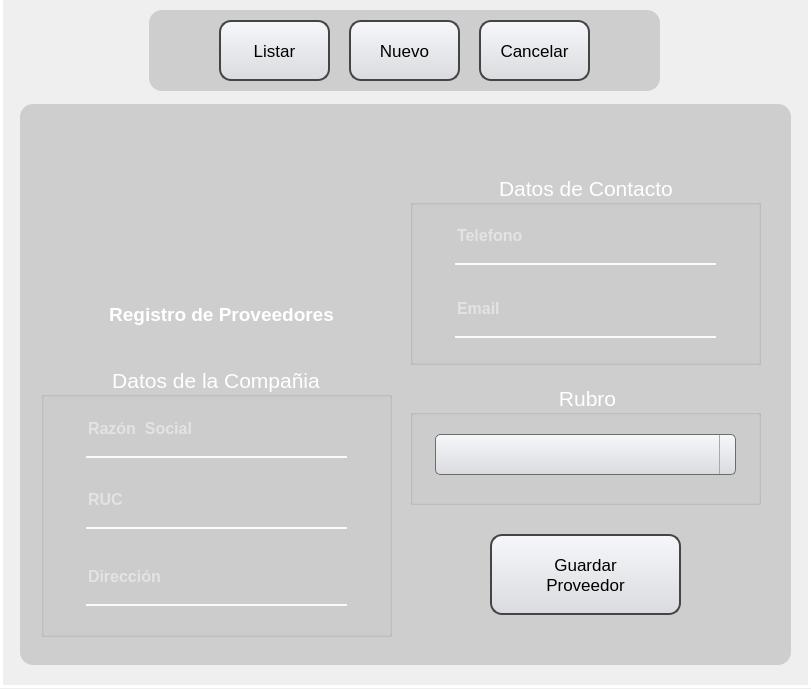
<?xml version="1.0" encoding="UTF-8"?>
<ui version="4.0">
 <class>MainWindow</class>
 <widget class="QMainWindow" name="MainWindow">
  <property name="geometry">
   <rect>
    <x>0</x>
    <y>0</y>
    <width>811</width>
    <height>689</height>
   </rect>
  </property>
  <property name="minimumSize">
   <size>
    <width>811</width>
    <height>689</height>
   </size>
  </property>
  <property name="maximumSize">
   <size>
    <width>811</width>
    <height>689</height>
   </size>
  </property>
  <property name="windowTitle">
   <string>MainWindow</string>
  </property>
  <widget class="QWidget" name="centralwidget">
   <widget class="QLabel" name="label">
    <property name="geometry">
     <rect>
      <x>0</x>
      <y>-3</y>
      <width>821</width>
      <height>691</height>
     </rect>
    </property>
    <property name="text">
     <string/>
    </property>
    <property name="pixmap">
     <pixmap>../IMG/fondo.png</pixmap>
    </property>
    <property name="scaledContents">
     <bool>true</bool>
    </property>
   </widget>
   <widget class="QLabel" name="label_3">
    <property name="enabled">
     <bool>false</bool>
    </property>
    <property name="geometry">
     <rect>
      <x>0</x>
      <y>-3</y>
      <width>811</width>
      <height>691</height>
     </rect>
    </property>
    <property name="styleSheet">
     <string notr="true">background-color: qlineargradient(spread:pad, x1:0, y1:0, x2:0, y2:00715909, stop:0 rgba(0, 0, 0, 35), stop:0.375 rgba(0, 0, 0, 50), stop:0.835227 rgba(0, 0, 0, 75));

border: 3px solid white; </string>
    </property>
    <property name="text">
     <string/>
    </property>
   </widget>
   <widget class="QLabel" name="label_9">
    <property name="geometry">
     <rect>
      <x>149</x>
      <y>10</y>
      <width>511</width>
      <height>81</height>
     </rect>
    </property>
    <property name="styleSheet">
     <string notr="true">background-color:rgba(0,0,0,35);
border-radius:13px</string>
    </property>
    <property name="text">
     <string/>
    </property>
   </widget>
   <widget class="QPushButton" name="bt_listar_prov">
    <property name="geometry">
     <rect>
      <x>219</x>
      <y>20</y>
      <width>111</width>
      <height>61</height>
     </rect>
    </property>
    <property name="font">
     <font>
      <pointsize>13</pointsize>
      <weight>50</weight>
      <bold>false</bold>
      <underline>false</underline>
      <strikeout>false</strikeout>
     </font>
    </property>
    <property name="styleSheet">
     <string notr="true">QPushButton {
	 background: qlineargradient(x1:0, y1:0, x2:0, y2:1, stop:0 #f6f7fa, stop:1 #dadbde);
	border: 2px solid #444444;
    text-align: center; 
    text-decoration: none; 
    border-radius: 12px;
}

QPushButton:hover {
	background-color: rgb(241, 241, 241);
}

QPushButton:pressed {
	background-color: rgb(223, 223, 223);
}
</string>
    </property>
    <property name="text">
     <string>Listar</string>
    </property>
   </widget>
   <widget class="QPushButton" name="bt_cancelar_prov">
    <property name="geometry">
     <rect>
      <x>479</x>
      <y>20</y>
      <width>111</width>
      <height>61</height>
     </rect>
    </property>
    <property name="font">
     <font>
      <pointsize>13</pointsize>
      <weight>50</weight>
      <bold>false</bold>
      <underline>false</underline>
      <strikeout>false</strikeout>
     </font>
    </property>
    <property name="styleSheet">
     <string notr="true">QPushButton {
	color: black;
	 background: qlineargradient(x1:0, y1:0, x2:0, y2:1, stop:0 #f6f7fa, stop:1 #dadbde);
	border: 2px solid #444444;
    text-align: center; 
    text-decoration: none; 
    border-radius: 12px;
}

QPushButton:hover {
	background-color: rgb(255, 0, 0);
}

QPushButton:pressed {
	background-color: rgb(166, 0, 0);
}</string>
    </property>
    <property name="text">
     <string>Cancelar</string>
    </property>
   </widget>
   <widget class="QPushButton" name="bt_nuevo_prov">
    <property name="geometry">
     <rect>
      <x>349</x>
      <y>20</y>
      <width>111</width>
      <height>61</height>
     </rect>
    </property>
    <property name="font">
     <font>
      <pointsize>13</pointsize>
      <weight>50</weight>
      <bold>false</bold>
      <underline>false</underline>
      <strikeout>false</strikeout>
     </font>
    </property>
    <property name="styleSheet">
     <string notr="true">QPushButton {
	 background: qlineargradient(x1:0, y1:0, x2:0, y2:1, stop:0 #f6f7fa, stop:1 #dadbde);
	border: 2px solid #444444;
    text-align: center; 
    text-decoration: none; 
    border-radius: 12px;
}

QPushButton:hover {
	background-color: rgb(241, 241, 241);
}

QPushButton:pressed {
	background-color: rgb(223, 223, 223);
}
</string>
    </property>
    <property name="text">
     <string>Nuevo</string>
    </property>
   </widget>
   <widget class="QWidget" name="window_1_pv" native="true">
    <property name="geometry">
     <rect>
      <x>0</x>
      <y>94</y>
      <width>811</width>
      <height>591</height>
     </rect>
    </property>
    <widget class="QLabel" name="label_10">
     <property name="geometry">
      <rect>
       <x>20</x>
       <y>10</y>
       <width>771</width>
       <height>561</height>
      </rect>
     </property>
     <property name="font">
      <font>
       <pointsize>8</pointsize>
      </font>
     </property>
     <property name="styleSheet">
      <string notr="true">background-color:rgba(0,0,0,35);
border-radius:13px</string>
     </property>
     <property name="text">
      <string/>
     </property>
    </widget>
    <widget class="QLabel" name="label_7">
     <property name="geometry">
      <rect>
       <x>91</x>
       <y>30</y>
       <width>261</width>
       <height>231</height>
      </rect>
     </property>
     <property name="styleSheet">
      <string notr="true">background-color: qlineargradient(spread:pad, x1:0, y1:0, x2:0, y2:00715909, stop:0 rgba(0, 0, 0, 20), stop:0.375 rgba(0, 0, 0, 50), stop:0.835227 rgba(0, 0, 0, 75));
border-radius: 20px;</string>
     </property>
     <property name="text">
      <string/>
     </property>
    </widget>
    <widget class="QLabel" name="label_2">
     <property name="geometry">
      <rect>
       <x>150</x>
       <y>67</y>
       <width>141</width>
       <height>131</height>
      </rect>
     </property>
     <property name="text">
      <string/>
     </property>
     <property name="pixmap">
      <pixmap>../IMG/Proveedor.png</pixmap>
     </property>
     <property name="scaledContents">
      <bool>true</bool>
     </property>
    </widget>
    <widget class="QLabel" name="label_4">
     <property name="geometry">
      <rect>
       <x>241</x>
       <y>38</y>
       <width>81</width>
       <height>81</height>
      </rect>
     </property>
     <property name="text">
      <string/>
     </property>
     <property name="pixmap">
      <pixmap>../IMG/METROSPLASH.png</pixmap>
     </property>
     <property name="scaledContents">
      <bool>true</bool>
     </property>
    </widget>
    <widget class="QLabel" name="label_6">
     <property name="geometry">
      <rect>
       <x>101</x>
       <y>180</y>
       <width>241</width>
       <height>81</height>
      </rect>
     </property>
     <property name="font">
      <font>
       <pointsize>14</pointsize>
       <weight>75</weight>
       <bold>true</bold>
      </font>
     </property>
     <property name="styleSheet">
      <string notr="true">color: white</string>
     </property>
     <property name="text">
      <string>Registro de Proveedores</string>
     </property>
     <property name="alignment">
      <set>Qt::AlignCenter</set>
     </property>
    </widget>
    <widget class="QGroupBox" name="GB_PROV_1">
     <property name="geometry">
      <rect>
       <x>41</x>
       <y>272</y>
       <width>351</width>
       <height>271</height>
      </rect>
     </property>
     <property name="font">
      <font>
       <pointsize>16</pointsize>
       <weight>50</weight>
       <bold>false</bold>
      </font>
     </property>
     <property name="styleSheet">
      <string notr="true">color: white
</string>
     </property>
     <property name="title">
      <string>Datos de la Compañia</string>
     </property>
     <property name="alignment">
      <set>Qt::AlignCenter</set>
     </property>
     <widget class="QLineEdit" name="le_razon_soc">
      <property name="geometry">
       <rect>
        <x>45</x>
        <y>41</y>
        <width>261</width>
        <height>51</height>
       </rect>
      </property>
      <property name="font">
       <font>
        <pointsize>12</pointsize>
        <weight>75</weight>
        <bold>true</bold>
       </font>
      </property>
      <property name="styleSheet">
       <string notr="true">background-color:rgba(0, 0, 0, 0);
border:none;
border-bottom:2px solid rgba(0, 0);
color:rgba(255, 255, 255, 230);
padding-bottom:7px;</string>
      </property>
      <property name="text">
       <string/>
      </property>
      <property name="placeholderText">
       <string>Razón  Social</string>
      </property>
     </widget>
     <widget class="QLineEdit" name="le_ruc">
      <property name="geometry">
       <rect>
        <x>45</x>
        <y>112</y>
        <width>261</width>
        <height>51</height>
       </rect>
      </property>
      <property name="font">
       <font>
        <pointsize>12</pointsize>
        <weight>75</weight>
        <bold>true</bold>
       </font>
      </property>
      <property name="styleSheet">
       <string notr="true">background-color:rgba(0, 0, 0, 0);
border:none;
border-bottom:2px solid rgba(0, 0);
color:rgba(255, 255, 255, 230);
padding-bottom:7px;</string>
      </property>
      <property name="text">
       <string/>
      </property>
      <property name="placeholderText">
       <string>RUC</string>
      </property>
     </widget>
     <widget class="QLineEdit" name="le_direcc_prov">
      <property name="geometry">
       <rect>
        <x>45</x>
        <y>189</y>
        <width>261</width>
        <height>51</height>
       </rect>
      </property>
      <property name="font">
       <font>
        <pointsize>12</pointsize>
        <weight>75</weight>
        <bold>true</bold>
       </font>
      </property>
      <property name="styleSheet">
       <string notr="true">background-color:rgba(0, 0, 0, 0);
border:none;
border-bottom:2px solid rgba(0, 0);
color:rgba(255, 255, 255, 230);
padding-bottom:7px;</string>
      </property>
      <property name="text">
       <string/>
      </property>
      <property name="placeholderText">
       <string>Dirección</string>
      </property>
     </widget>
    </widget>
    <widget class="QGroupBox" name="GB_PROV_2">
     <property name="geometry">
      <rect>
       <x>410</x>
       <y>80</y>
       <width>351</width>
       <height>191</height>
      </rect>
     </property>
     <property name="font">
      <font>
       <pointsize>16</pointsize>
       <weight>50</weight>
       <bold>false</bold>
      </font>
     </property>
     <property name="styleSheet">
      <string notr="true">color: white
</string>
     </property>
     <property name="title">
      <string>Datos de Contacto</string>
     </property>
     <property name="alignment">
      <set>Qt::AlignCenter</set>
     </property>
     <widget class="QLineEdit" name="le_telf_prov">
      <property name="geometry">
       <rect>
        <x>45</x>
        <y>40</y>
        <width>261</width>
        <height>51</height>
       </rect>
      </property>
      <property name="font">
       <font>
        <pointsize>12</pointsize>
        <weight>75</weight>
        <bold>true</bold>
       </font>
      </property>
      <property name="styleSheet">
       <string notr="true">background-color:rgba(0, 0, 0, 0);
border:none;
border-bottom:2px solid rgba(0, 0);
color:rgba(255, 255, 255, 230);
padding-bottom:7px;</string>
      </property>
      <property name="text">
       <string/>
      </property>
      <property name="placeholderText">
       <string>Telefono</string>
      </property>
     </widget>
     <widget class="QLineEdit" name="le_email_prov">
      <property name="geometry">
       <rect>
        <x>45</x>
        <y>113</y>
        <width>261</width>
        <height>51</height>
       </rect>
      </property>
      <property name="font">
       <font>
        <pointsize>12</pointsize>
        <weight>75</weight>
        <bold>true</bold>
       </font>
      </property>
      <property name="styleSheet">
       <string notr="true">background-color:rgba(0, 0, 0, 0);
border:none;
border-bottom:2px solid rgba(0, 0);
color:rgba(255, 255, 255, 230);
padding-bottom:7px;</string>
      </property>
      <property name="text">
       <string/>
      </property>
      <property name="placeholderText">
       <string>Email</string>
      </property>
     </widget>
    </widget>
    <widget class="QPushButton" name="bt_guardar_prov">
     <property name="geometry">
      <rect>
       <x>490</x>
       <y>440</y>
       <width>191</width>
       <height>81</height>
      </rect>
     </property>
     <property name="font">
      <font>
       <pointsize>13</pointsize>
       <weight>50</weight>
       <bold>false</bold>
       <underline>false</underline>
       <strikeout>false</strikeout>
      </font>
     </property>
     <property name="styleSheet">
      <string notr="true">QPushButton {
	 background: qlineargradient(x1:0, y1:0, x2:0, y2:1, stop:0 #f6f7fa, stop:1 #dadbde);
	border: 2px solid #444444;
    text-align: center; 
    text-decoration: none; 
    border-radius: 12px;
}

QPushButton:hover {
	background-color: rgb(0, 255, 0);
}

QPushButton:pressed {
	background-color: rgb(0, 217, 0);
}</string>
     </property>
     <property name="text">
      <string>Guardar
Proveedor</string>
     </property>
    </widget>
    <widget class="QGroupBox" name="GB_PROV_3">
     <property name="geometry">
      <rect>
       <x>410</x>
       <y>290</y>
       <width>351</width>
       <height>121</height>
      </rect>
     </property>
     <property name="font">
      <font>
       <pointsize>16</pointsize>
       <weight>50</weight>
       <bold>false</bold>
      </font>
     </property>
     <property name="styleSheet">
      <string notr="true">color: white
</string>
     </property>
     <property name="title">
      <string>Rubro</string>
     </property>
     <property name="alignment">
      <set>Qt::AlignCenter</set>
     </property>
     <widget class="QComboBox" name="cb_rubro_prov">
      <property name="geometry">
       <rect>
        <x>25</x>
        <y>50</y>
        <width>301</width>
        <height>41</height>
       </rect>
      </property>
      <property name="font">
       <font>
        <pointsize>9</pointsize>
        <weight>50</weight>
        <bold>false</bold>
       </font>
      </property>
      <property name="styleSheet">
       <string notr="true">QComboBox {
    background: qlineargradient(x1:0, y1:0, x2:0, y2:1, stop:0 #f6f7fa, stop:1 #dadbde);
    border: 1px solid #6c6c6c;
    border-radius: 5px;
    padding: 1px 18px 1px 3px;
    min-width: 6em;
}

QComboBox::drop-down {
    border-left-width: 1px;
    border-left-color: darkgray;
    border-left-style: solid;    
}
QComboBox::down-arrow {
	border-image: url(:/image/IMG/203484.png);
}

QComboBox::hover{
	background-color: rgb(241, 241, 241);
}
</string>
      </property>
     </widget>
    </widget>
   </widget>
   <zorder>label</zorder>
   <zorder>label_3</zorder>
   <zorder>label_9</zorder>
   <zorder>window_1_pv</zorder>
   <zorder>bt_cancelar_prov</zorder>
   <zorder>bt_nuevo_prov</zorder>
   <zorder>bt_listar_prov</zorder>
  </widget>
 </widget>
 <resources/>
 <connections/>
</ui>
